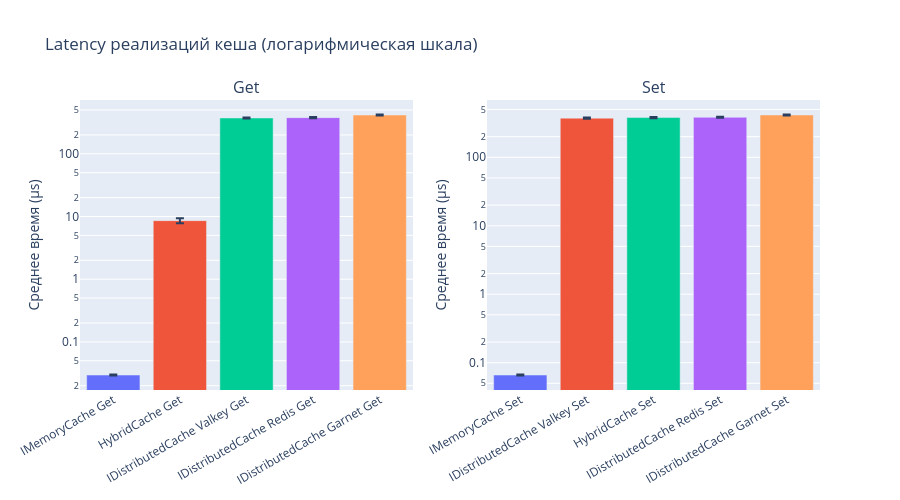

Notebook code cell kept with this figure:
### Code cell
# График 1: Mean latency Get vs Set (логарифмическая шкала)

fig = make_subplots(rows=1, cols=2, subplot_titles=("Get", "Set"))
colors = px.colors.qualitative.Plotly

for i, op in enumerate(["Get", "Set"]):
    subset = df[df["Operation"] == op].sort_values("Mean")
    fig.add_trace(
        go.Bar(
            x=subset["Cache"],
            y=subset["Mean_us"],
            error_y=dict(type="data", array=subset["Error_us"].tolist()),
            name=op,
            marker_color=colors[:len(subset)],
            showlegend=False
        ),
        row=1, col=i+1
    )

fig.update_yaxes(title_text="Среднее время (μs)", type="log")
fig.update_xaxes(tickangle=-30)
fig.update_layout(title_text="Latency реализаций кеша (логарифмическая шкала)", height=500)
fig.show()

### Figure 1 — Plotly figure (JSON) as saved in the notebook; plotly's stock layout.template omitted (floating-point values rounded to 4 significant figures)
{"data": [{"error_y": {"array": [0.000486, 0.804, 7.308, 7.375, 8.191], "type": "data"}, "marker": {"color": ["#636EFA", "#EF553B", "#00CC96", "#AB63FA", "#FFA15A"]}, "name": "Get", "showlegend": false, "type": "bar", "x": ["IMemoryCache Get", "HybridCache Get", "IDistributedCache Valkey Get", "IDistributedCache Redis Get", "IDistributedCache Garnet Get"], "xaxis": "x", "y": [0.02959, 8.596, 373.2, 377.6, 415.6], "yaxis": "y"}, {"error_y": {"array": [0.001011, 7.298, 7.27, 7.281, 6.755], "type": "data"}, "marker": {"color": ["#636EFA", "#EF553B", "#00CC96", "#AB63FA", "#FFA15A"]}, "name": "Set", "showlegend": false, "type": "bar", "x": ["IMemoryCache Set", "IDistributedCache Valkey Set", "HybridCache Set", "IDistributedCache Redis Set", "IDistributedCache Garnet Set"], "xaxis": "x2", "y": [0.066, 373.2, 380.5, 383.9, 415.0], "yaxis": "y2"}], "layout": {"annotations": [{"font": {"size": 16}, "showarrow": false, "text": "Get", "x": 0.225, "xanchor": "center", "xref": "paper", "y": 1, "yanchor": "bottom", "yref": "paper"}, {"font": {"size": 16}, "showarrow": false, "text": "Set", "x": 0.775, "xanchor": "center", "xref": "paper", "y": 1, "yanchor": "bottom", "yref": "paper"}], "height": 500, "title": {"text": "Latency реализаций кеша (логарифмическая шкала)"}, "xaxis": {"anchor": "y", "domain": [0, 0.45], "tickangle": -30}, "xaxis2": {"anchor": "y2", "domain": [0.55, 1], "tickangle": -30}, "yaxis": {"anchor": "x", "domain": [0, 1], "title": {"text": "Среднее время (μs)"}, "type": "log"}, "yaxis2": {"anchor": "x2", "domain": [0, 1], "title": {"text": "Среднее время (μs)"}, "type": "log"}}}
